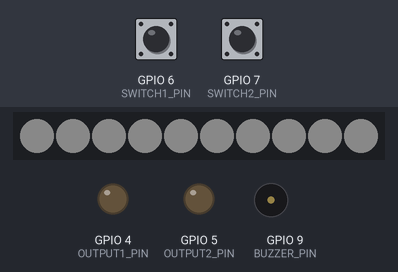
A sketch run on a simulated ESP32-C6. Parts: 10 RGB LEDs in strip order, left to right, output pins drawn as LEDs (lit = HIGH), buzzer (waves = sounding). The test bench sets the inputs (shaded band); at power-on: GPIO 6 (SWITCH1_PIN) HIGH, GPIO 7 (SWITCH2_PIN) HIGH. Dim RGB values are drawn brighter than linear; WiFi joins after 1.5 s; servers stay silent unless stated; random numbers use the default seed unless the sketch sets one; no MQTT or app messages arrive unless stated; what the sketch prints to the serial monitor is not drawn.

Above: at 2.7 s.
2.8 s: GPIO 6 (SWITCH1_PIN) pulled LOW for 0.15 s
At 4.0 s:
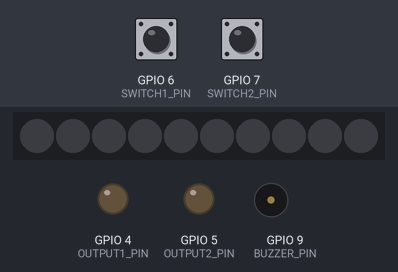
4.4 s: GPIO 7 (SWITCH2_PIN) pulled LOW for 0.15 s
At 5.2 s:
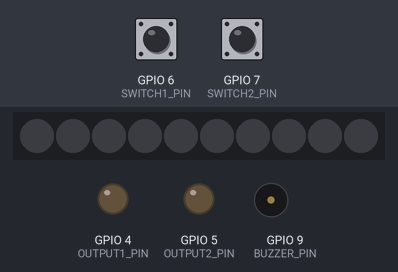
7.5 s: GPIO 7 (SWITCH2_PIN) pulled LOW for 1 s
10.0 s: GPIO 7 (SWITCH2_PIN) pulled LOW for 3.2 s
At 10.8 s:
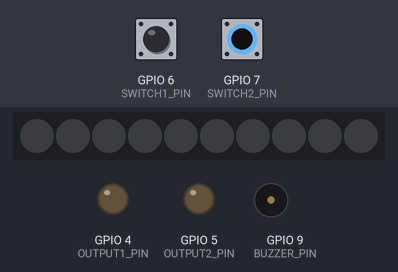
Timing chart, 0 to 15.7 s (numbered marks = the images above; inputs shaded):
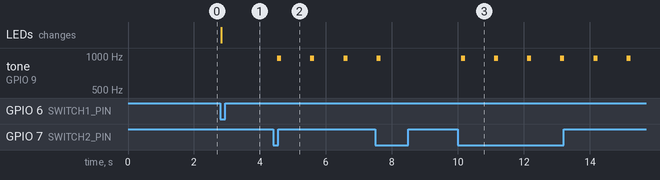

Measured:
- after the input at 2.8 s, the LEDs: change at once (image 1)
- after the input at 4.4 s, tone on GPIO 9 (BUZZER_PIN): alternates 954 Hz for 0.12 s and silent for 0.88 s, starting after 0.13 s
- after the input at 10.0 s, tone on GPIO 9 (BUZZER_PIN): alternates 954 Hz for 0.12 s and silent for 0.88 s, starting after 0.10 s

The sketch:

ESP32C6LED.ino
```cpp
#include <WiFi.h>
#include <PubSubClient.h>
#include <FastLED.h>

// WiFi credentials
const char* ssid = "WiFi SSID";
const char* password = "WiFi Password";

// MQTT Broker settings
const char* mqtt_server = "Broker Address";
const int mqtt_port = 1883;
const char* mqtt_user = "mqtt username";
const char* mqtt_password = "mqtt password";

// Pin definitions
#define NEOPIXEL_PIN 23
#define SWITCH1_PIN 6
#define SWITCH2_PIN 7
#define OUTPUT1_PIN 4
#define OUTPUT2_PIN 5
#define BUZZER_PIN 9

// FastLED setup
#define NUM_LEDS 10
CRGB leds[NUM_LEDS];
CRGB baseColors[NUM_LEDS];

// MQTT topics
const char* color_topic = "esp32c6led/neopixel/color";
const char* brightness_topic = "esp32c6led/neopixel/brightness";
const char* state_topic = "esp32c6led/neopixel/state";
const char* flash_topic = "esp32c6led/neopixel/flash";
const char* individual_color_topic = "esp32c6led/neopixel/led/color";
const char* individual_brightness_topic = "esp32c6led/neopixel/led/brightness";
const char* switch1_topic = "esp32c6led/switches/switch1";
const char* switch2_topic = "esp32c6led/switches/switch2";
const char* output1_topic = "esp32c6led/outputs/output1";
const char* output2_topic = "esp32c6led/outputs/output2";
const char* beep_topic = "esp32c6led/buzzer/beep";

// Variables
uint8_t brightness = 10;
CRGB defaultColor = CRGB(255, 255, 255);
bool powerState = false;
bool flashing = false;
int flashInterval = 500;
unsigned long lastFlashTime = 0;
int lastSwitch1State = HIGH;
int lastSwitch2State = HIGH;
uint8_t individualBrightness[NUM_LEDS];

// Buzzer variables
unsigned long buzzerStartTime = 0;
bool buzzerActive = false;
const int beepDuration = 500;    // Duration of each beep
const int beepInterval = 1000;   // Time between beeps in pattern
unsigned long lastBeepTime = 0;
bool buzzerPatternOn = false;
const int buzzerFrequency = 1000; // Frequency in Hz (adjustable)

// WiFi and MQTT clients
WiFiClient espClient;
PubSubClient client(espClient);

// Function to generate a tone
void playTone(int frequency, int duration) {
  unsigned long startTime = millis();
  long period = 1000000 / frequency;  // Period in microseconds
  long halfPeriod = period / 2;

  while (millis() - startTime < duration) {
    digitalWrite(BUZZER_PIN, HIGH);
    delayMicroseconds(halfPeriod);
    digitalWrite(BUZZER_PIN, LOW);
    delayMicroseconds(halfPeriod);
  }
}

// Setup function
void setup() {
  Serial.begin(115200);

  // Initialize pins
  pinMode(SWITCH1_PIN, INPUT_PULLUP);
  pinMode(SWITCH2_PIN, INPUT_PULLUP);
  pinMode(OUTPUT1_PIN, OUTPUT);
  pinMode(OUTPUT2_PIN, OUTPUT);
  pinMode(BUZZER_PIN, OUTPUT);
  digitalWrite(OUTPUT1_PIN, LOW);
  digitalWrite(OUTPUT2_PIN, LOW);
  digitalWrite(BUZZER_PIN, LOW);

  // Initialize FastLED
  FastLED.addLeds<NEOPIXEL, NEOPIXEL_PIN>(leds, NUM_LEDS);

  // Initialize all LEDs
  for (int i = 0; i < NUM_LEDS; i++) {
    baseColors[i] = defaultColor;
    individualBrightness[i] = brightness;
    leds[i] = defaultColor;
    leds[i].nscale8(brightness);
  }
  FastLED.show();

  // Connect to WiFi
  setup_wifi();

  // Setup MQTT
  client.setServer(mqtt_server, mqtt_port);
  client.setCallback(callback);
}

// WiFi connection
void setup_wifi() {
  delay(10);
  Serial.println();
  Serial.print("Connecting to ");
  Serial.println(ssid);

  WiFi.begin(ssid, password);

  while (WiFi.status() != WL_CONNECTED) {
    delay(500);
    Serial.print(".");
  }

  Serial.println("");
  Serial.println("WiFi connected");
  Serial.println("IP address: ");
  Serial.println(WiFi.localIP());
}

// MQTT callback function
void callback(char* topic, byte* payload, unsigned int length) {
  String message;
  for (int i = 0; i < length; i++) {
    message += (char)payload[i];
  }

  // Group controls
  if (String(topic) == color_topic) {
    int r, g, b;
    sscanf(message.c_str(), "%d,%d,%d", &r, &g, &b);
    defaultColor = CRGB(r, g, b);
    for (int i = 0; i < NUM_LEDS; i++) {
      baseColors[i] = defaultColor;
    }
    updateNeoPixel();
  }
  else if (String(topic) == brightness_topic) {
    brightness = message.toInt();
    if (brightness < 0) brightness = 0;
    if (brightness > 255) brightness = 255;
    for (int i = 0; i < NUM_LEDS; i++) {
      individualBrightness[i] = brightness;
    }
    updateNeoPixel();
  }
  else if (String(topic) == state_topic) {
    powerState = (message == "ON");
    updateNeoPixel();
  }
  else if (String(topic) == flash_topic) {
    if (message.startsWith("ON")) {
      flashing = true;
      if (message.indexOf(',') != -1) {
        flashInterval = message.substring(message.indexOf(',') + 1).toInt();
      }
    } else if (message == "OFF") {
      flashing = false;
      updateNeoPixel();
    }
  }
  // Individual controls
  else if (String(topic) == individual_color_topic) {
    int index, r, g, b;
    sscanf(message.c_str(), "%d,%d,%d,%d", &index, &r, &g, &b);
    if (index >= 0 && index < NUM_LEDS) {
      baseColors[index] = CRGB(r, g, b);
      updateNeoPixel();
    }
  }
  else if (String(topic) == individual_brightness_topic) {
    int index, bright;
    sscanf(message.c_str(), "%d,%d", &index, &bright);
    if (index >= 0 && index < NUM_LEDS && bright >= 0 && bright <= 255) {
      individualBrightness[index] = bright;
      updateNeoPixel();
    }
  }
  // Other controls
  else if (String(topic) == output1_topic) {
    digitalWrite(OUTPUT1_PIN, (message == "ON") ? HIGH : LOW);
  }
  else if (String(topic) == output2_topic) {
    digitalWrite(OUTPUT2_PIN, (message == "ON") ? HIGH : LOW);
  }
  else if (String(topic) == beep_topic) {
    if (message == "BEEP" && !buzzerActive) {
      buzzerActive = true;
      buzzerStartTime = millis();
      playTone(buzzerFrequency, beepDuration);
      buzzerActive = false;
    }
  }
}

// Update NeoPixel based on current settings
void updateNeoPixel() {
  if (!flashing) {
    if (powerState) {
      for (int i = 0; i < NUM_LEDS; i++) {
        leds[i] = baseColors[i];
        leds[i].nscale8(individualBrightness[i]);
      }
      FastLED.setBrightness(brightness);
      FastLED.show();
    } else {
      FastLED.clear();
      FastLED.show();
    }
  }
}

// Handle flashing
void handleFlashing() {
  if (flashing && powerState) {
    unsigned long currentTime = millis();
    if (currentTime - lastFlashTime >= flashInterval) {
      static bool flashState = false;
      flashState = !flashState;
      if (flashState) {
        for (int i = 0; i < NUM_LEDS; i++) {
          leds[i] = baseColors[i];
          leds[i].nscale8(individualBrightness[i]);
        }
        FastLED.setBrightness(brightness);
      } else {
        FastLED.clear();
      }
      FastLED.show();
      lastFlashTime = currentTime;
    }
  }
}

// Handle standalone buzzer pattern
void handleBuzzer() {
  unsigned long currentTime = millis();

  // Handle MQTT-triggered single beep
  if (buzzerActive) {
    if (currentTime - buzzerStartTime >= beepDuration) {
      buzzerActive = false;  // Reset after MQTT beep
    }
  }

  // Handle standalone pattern
  if (buzzerPatternOn && !buzzerActive) {  // Don't overlap with MQTT beeps
    if (currentTime - lastBeepTime >= beepInterval) {
      playTone(buzzerFrequency, 100);  // 100ms tone
      lastBeepTime = currentTime;
    }
  }
}

// MQTT reconnect function
void reconnect() {
  while (!client.connected()) {
    Serial.print("Attempting MQTT connection...");
    String clientId = "ESP32Client-";
    clientId += String(random(0xffff), HEX);

    if (client.connect(clientId.c_str(), mqtt_user, mqtt_password)) {
      Serial.println("connected");
      client.subscribe(color_topic);
      client.subscribe(brightness_topic);
      client.subscribe(state_topic);
      client.subscribe(flash_topic);
      client.subscribe(individual_color_topic);
      client.subscribe(individual_brightness_topic);
      client.subscribe(output1_topic);
      client.subscribe(output2_topic);
      client.subscribe(beep_topic);
    } else {
      Serial.print("failed, rc=");
      Serial.print(client.state());
      Serial.println(" try again in 5 seconds");
      delay(5000);
    }
  }
}

// Main loop
void loop() {
  if (!client.connected()) {
    reconnect();
  }
  client.loop();

  handleFlashing();
  handleBuzzer();

  int switch1State = digitalRead(SWITCH1_PIN);
  int switch2State = digitalRead(SWITCH2_PIN);

  // Switch 1: Toggle LED power
  if (switch1State != lastSwitch1State) {
    if (switch1State == LOW) {
      powerState = !powerState;
      updateNeoPixel();
    }
    client.publish(switch1_topic, switch1State == LOW ? "ON" : "OFF");
    lastSwitch1State = switch1State;
  }

  // Switch 2: Toggle buzzer pattern
  if (switch2State != lastSwitch2State) {
    if (switch2State == LOW) {
      buzzerPatternOn = !buzzerPatternOn;
    }
    client.publish(switch2_topic, switch2State == LOW ? "ON" : "OFF");
    lastSwitch2State = switch2State;
  }

  delay(50);
}
```
